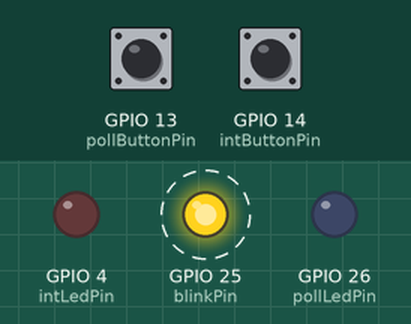
The sketch below on a simulated ESP32. Shown: output pins drawn as LEDs (lit = HIGH). Dashed ring = blinking. The inputs (shaded band) are chosen by the test bench; at power-on: GPIO 13 (pollButtonPin) HIGH, GPIO 14 (intButtonPin) HIGH.

Above: at 6.8 s.
6.9 s: GPIO 13 (pollButtonPin) pulled LOW for 2.6 s
At 8.8 s:
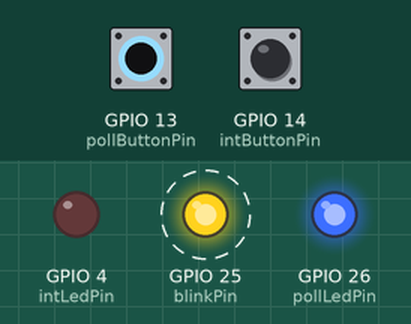
11.0 s: GPIO 14 (intButtonPin) pulled LOW for 2.6 s
At 12.4 s:
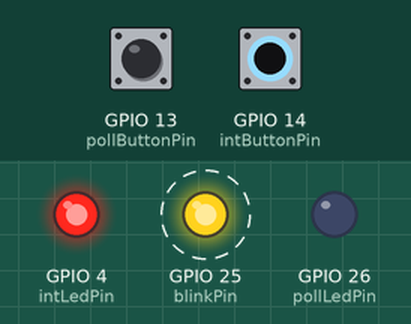
15.1 s: GPIO 13 (pollButtonPin) driven LOW and GPIO 14 (intButtonPin) driven LOW
At 16.6 s:
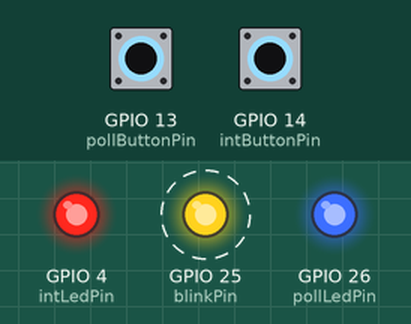
21.5 s: GPIO 13 (pollButtonPin) driven HIGH
At 23.8 s:
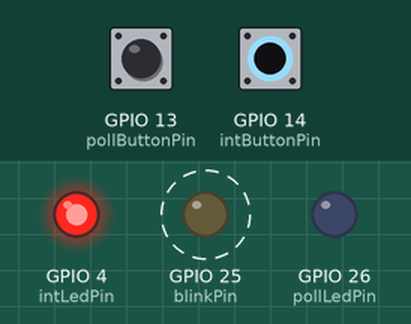
27.9 s: GPIO 13 (pollButtonPin) driven LOW
At 29.8 s:
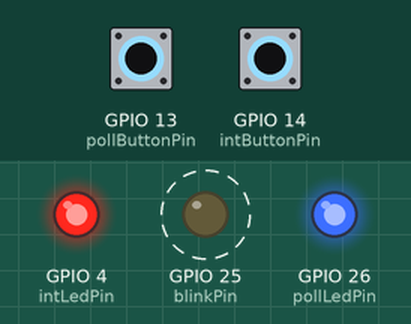
Timing chart, 0 to 35.3 s (numbered marks = the images above; inputs shaded):
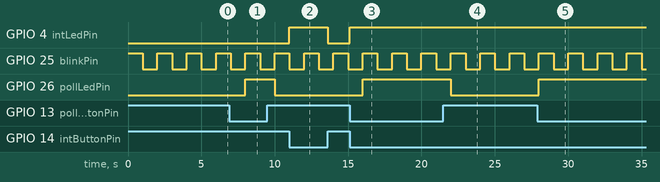

Measured:
- after the input at 6.9 s, GPIO 26 (pollLedPin): LOW → HIGH after 1.1 s, → LOW 2.0 s later
- after the input at 11.0 s, GPIO 4 (intLedPin): LOW → HIGH at once, → LOW 2.6 s later
- after the input at 15.1 s, GPIO 4 (intLedPin): LOW → HIGH at once; GPIO 26 (pollLedPin): LOW → HIGH after 0.90 s
- after the input at 21.5 s, GPIO 26 (pollLedPin): HIGH → LOW after 0.50 s
- after the input at 27.9 s, GPIO 26 (pollLedPin): LOW → HIGH after 0.10 s
- by itself, GPIO 25 (blinkPin): alternates HIGH for 1.0 s and LOW for 1.0 s

The sketch:

interrupt_basic.ino
```cpp
int blinkPin = 25;
int pollButtonPin = 13;
int pollLedPin = 26;
int intButtonPin = 14;
int intLedPin = 4;

void IRAM_ATTR buttonChanged() {
  if (digitalRead(intButtonPin) == LOW) {
    digitalWrite(intLedPin, HIGH);
  } else {
    digitalWrite(intLedPin, LOW);
  }
}

void setup() {
  pinMode(blinkPin, OUTPUT);
  pinMode(pollLedPin, OUTPUT);
  pinMode(intLedPin, OUTPUT);
  pinMode(pollButtonPin, INPUT_PULLUP);
  pinMode(intButtonPin, INPUT_PULLUP);

  attachInterrupt(digitalPinToInterrupt(intButtonPin), buttonChanged, CHANGE);
}

void loop() {
  digitalWrite(blinkPin, HIGH);
  delay(1000);
  digitalWrite(blinkPin, LOW);
  delay(1000);

  if (digitalRead(pollButtonPin) == LOW) {
    digitalWrite(pollLedPin, HIGH);
  } else {
    digitalWrite(pollLedPin, LOW);
  }
}
```
